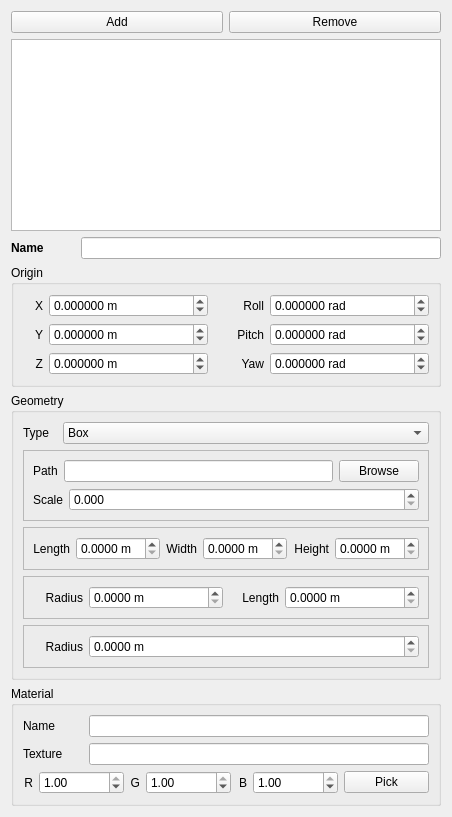
     <widget class="QWidget" name="VisualTab">
      <attribute name="title">
       <string>Visual</string>
      </attribute>
      <layout class="QVBoxLayout">
       <item>
        <layout class="QHBoxLayout">
         <item>
          <widget class="QPushButton" name="AddVisualButton">
           <property name="text">
            <string>Add</string>
           </property>
          </widget>
         </item>
         <item>
          <widget class="QPushButton" name="RemoveVisualButton">
           <property name="text">
            <string>Remove</string>
           </property>
          </widget>
         </item>
        </layout>
       </item>
       <item>
        <widget class="QListWidget" name="VisualListWidget"/>
       </item>
       <item>
        <layout class="QHBoxLayout">
         <item>
          <widget class="QLabel" name="label_46">
           <property name="minimumSize">
            <size>
             <width>64</width>
             <height>0</height>
            </size>
           </property>
           <property name="font">
            <font>
             <weight>75</weight>
             <bold>true</bold>
            </font>
           </property>
           <property name="text">
            <string>Name</string>
           </property>
          </widget>
         </item>
         <item>
          <widget class="QLineEdit" name="VisualNameLineEdit"/>
         </item>
        </layout>
       </item>
       <item>
        <widget class="QGroupBox" name="VisualOriginGroupBox">
         <property name="enabled">
          <bool>true</bool>
         </property>
         <property name="title">
          <string>Origin</string>
         </property>
         <layout class="QGridLayout" name="gridLayout_2">
          <item row="1" column="2">
           <widget class="QLabel" name="label_2">
            <property name="maximumSize">
             <size>
              <width>50</width>
              <height>16777215</height>
             </size>
            </property>
            <property name="layoutDirection">
             <enum>Qt::LeftToRight</enum>
            </property>
            <property name="text">
             <string>Pitch</string>
            </property>
            <property name="alignment">
             <set>Qt::AlignRight|Qt::AlignTrailing|Qt::AlignVCenter</set>
            </property>
           </widget>
          </item>
          <item row="1" column="3">
           <widget class="QDoubleSpinBox" name="VisualOriginPitchSpinBox">
            <property name="suffix">
             <string> rad</string>
            </property>
            <property name="decimals">
             <number>6</number>
            </property>
            <property name="minimum">
             <double>-3.141592000000000</double>
            </property>
            <property name="maximum">
             <double>3.141592000000000</double>
            </property>
            <property name="singleStep">
             <double>0.010000000000000</double>
            </property>
           </widget>
          </item>
          <item row="2" column="0">
           <widget class="QLabel" name="label_6">
            <property name="maximumSize">
             <size>
              <width>20</width>
              <height>16777215</height>
             </size>
            </property>
            <property name="layoutDirection">
             <enum>Qt::LeftToRight</enum>
            </property>
            <property name="text">
             <string>Z</string>
            </property>
            <property name="alignment">
             <set>Qt::AlignRight|Qt::AlignTrailing|Qt::AlignVCenter</set>
            </property>
           </widget>
          </item>
          <item row="0" column="3">
           <widget class="QDoubleSpinBox" name="VisualOriginRollSpinBox">
            <property name="suffix">
             <string> rad</string>
            </property>
            <property name="decimals">
             <number>6</number>
            </property>
            <property name="minimum">
             <double>-3.141592000000000</double>
            </property>
            <property name="maximum">
             <double>3.141592000000000</double>
            </property>
            <property name="singleStep">
             <double>0.010000000000000</double>
            </property>
           </widget>
          </item>
          <item row="1" column="0">
           <widget class="QLabel" name="label_5">
            <property name="maximumSize">
             <size>
              <width>20</width>
              <height>16777215</height>
             </size>
            </property>
            <property name="layoutDirection">
             <enum>Qt::LeftToRight</enum>
            </property>
            <property name="text">
             <string>Y</string>
            </property>
            <property name="alignment">
             <set>Qt::AlignRight|Qt::AlignTrailing|Qt::AlignVCenter</set>
            </property>
           </widget>
          </item>
          <item row="1" column="1">
           <widget class="QDoubleSpinBox" name="VisualOriginYSpinBox">
            <property name="suffix">
             <string> m</string>
            </property>
            <property name="decimals">
             <number>6</number>
            </property>
            <property name="minimum">
             <double>-10000.000000000000000</double>
            </property>
            <property name="maximum">
             <double>10000.000000000000000</double>
            </property>
            <property name="singleStep">
             <double>0.001000000000000</double>
            </property>
           </widget>
          </item>
          <item row="0" column="2">
           <widget class="QLabel" name="VisualOriginRollLabel">
            <property name="maximumSize">
             <size>
              <width>50</width>
              <height>16777215</height>
             </size>
            </property>
            <property name="layoutDirection">
             <enum>Qt::LeftToRight</enum>
            </property>
            <property name="text">
             <string>Roll</string>
            </property>
            <property name="alignment">
             <set>Qt::AlignRight|Qt::AlignTrailing|Qt::AlignVCenter</set>
            </property>
           </widget>
          </item>
          <item row="2" column="1">
           <widget class="QDoubleSpinBox" name="VisualOriginZSpinBox">
            <property name="suffix">
             <string> m</string>
            </property>
            <property name="decimals">
             <number>6</number>
            </property>
            <property name="minimum">
             <double>-10000.000000000000000</double>
            </property>
            <property name="maximum">
             <double>10000.000000000000000</double>
            </property>
            <property name="singleStep">
             <double>0.001000000000000</double>
            </property>
           </widget>
          </item>
          <item row="2" column="2">
           <widget class="QLabel" name="label_3">
            <property name="maximumSize">
             <size>
              <width>50</width>
              <height>16777215</height>
             </size>
            </property>
            <property name="layoutDirection">
             <enum>Qt::LeftToRight</enum>
            </property>
            <property name="text">
             <string>Yaw</string>
            </property>
            <property name="alignment">
             <set>Qt::AlignRight|Qt::AlignTrailing|Qt::AlignVCenter</set>
            </property>
           </widget>
          </item>
          <item row="2" column="3">
           <widget class="QDoubleSpinBox" name="VisualOriginYawSpinBox">
            <property name="suffix">
             <string> rad</string>
            </property>
            <property name="decimals">
             <number>6</number>
            </property>
            <property name="minimum">
             <double>-3.141592000000000</double>
            </property>
            <property name="maximum">
             <double>3.141592000000000</double>
            </property>
            <property name="singleStep">
             <double>0.010000000000000</double>
            </property>
           </widget>
          </item>
          <item row="0" column="1">
           <widget class="QDoubleSpinBox" name="VisualOriginXSpinBox">
            <property name="suffix">
             <string> m</string>
            </property>
            <property name="decimals">
             <number>6</number>
            </property>
            <property name="minimum">
             <double>-10000.000000000000000</double>
            </property>
            <property name="maximum">
             <double>10000.000000000000000</double>
            </property>
            <property name="singleStep">
             <double>0.001000000000000</double>
            </property>
           </widget>
          </item>
          <item row="0" column="0">
           <widget class="QLabel" name="label_16">
            <property name="maximumSize">
             <size>
              <width>20</width>
              <height>16777215</height>
             </size>
            </property>
            <property name="layoutDirection">
             <enum>Qt::LeftToRight</enum>
            </property>
            <property name="text">
             <string>X</string>
            </property>
            <property name="alignment">
             <set>Qt::AlignRight|Qt::AlignTrailing|Qt::AlignVCenter</set>
            </property>
           </widget>
          </item>
         </layout>
        </widget>
       </item>
       <item>
        <widget class="QGroupBox" name="VisualGeometryGroupBox">
         <property name="enabled">
          <bool>true</bool>
         </property>
         <property name="title">
          <string>Geometry</string>
         </property>
         <layout class="QGridLayout" name="gridLayout_3">
          <item row="2" column="0" colspan="2">
           <widget class="QFrame" name="VisualGeometryBoxTypeFrame">
            <property name="frameShape">
             <enum>QFrame::StyledPanel</enum>
            </property>
            <property name="frameShadow">
             <enum>QFrame::Raised</enum>
            </property>
            <layout class="QHBoxLayout">
             <item>
              <widget class="QLabel" name="label_8">
               <property name="maximumSize">
                <size>
                 <width>50</width>
                 <height>16777215</height>
                </size>
               </property>
               <property name="layoutDirection">
                <enum>Qt::LeftToRight</enum>
               </property>
               <property name="text">
                <string>Length</string>
               </property>
               <property name="alignment">
                <set>Qt::AlignRight|Qt::AlignTrailing|Qt::AlignVCenter</set>
               </property>
              </widget>
             </item>
             <item>
              <widget class="QDoubleSpinBox" name="VisualGeometryBoxLengthSpinBox">
               <property name="suffix">
                <string> m</string>
               </property>
               <property name="decimals">
                <number>4</number>
               </property>
               <property name="singleStep">
                <double>0.001000000000000</double>
               </property>
              </widget>
             </item>
             <item>
              <widget class="QLabel" name="label_4">
               <property name="maximumSize">
                <size>
                 <width>50</width>
                 <height>16777215</height>
                </size>
               </property>
               <property name="layoutDirection">
                <enum>Qt::LeftToRight</enum>
               </property>
               <property name="text">
                <string>Width</string>
               </property>
               <property name="alignment">
                <set>Qt::AlignRight|Qt::AlignTrailing|Qt::AlignVCenter</set>
               </property>
              </widget>
             </item>
             <item>
              <widget class="QDoubleSpinBox" name="VisualGeometryBoxWidthSpinBox">
               <property name="suffix">
                <string> m</string>
               </property>
               <property name="decimals">
                <number>4</number>
               </property>
               <property name="singleStep">
                <double>0.001000000000000</double>
               </property>
              </widget>
             </item>
             <item>
              <widget class="QLabel" name="label_9">
               <property name="maximumSize">
                <size>
                 <width>50</width>
                 <height>16777215</height>
                </size>
               </property>
               <property name="layoutDirection">
                <enum>Qt::LeftToRight</enum>
               </property>
               <property name="text">
                <string>Height</string>
               </property>
               <property name="alignment">
                <set>Qt::AlignRight|Qt::AlignTrailing|Qt::AlignVCenter</set>
               </property>
              </widget>
             </item>
             <item>
              <widget class="QDoubleSpinBox" name="VisualGeometryBoxHeightSpinBox">
               <property name="suffix">
                <string> m</string>
               </property>
               <property name="decimals">
                <number>4</number>
               </property>
               <property name="singleStep">
                <double>0.001000000000000</double>
               </property>
              </widget>
             </item>
            </layout>
           </widget>
          </item>
          <item row="0" column="1">
           <widget class="QComboBox" name="VisualGeometryTypeComboBox">
            <item>
             <property name="text">
              <string>Box</string>
             </property>
            </item>
            <item>
             <property name="text">
              <string>Cylinder</string>
             </property>
            </item>
            <item>
             <property name="text">
              <string>Sphere</string>
             </property>
            </item>
            <item>
             <property name="text">
              <string>Mesh</string>
             </property>
            </item>
           </widget>
          </item>
          <item row="0" column="0">
           <widget class="QLabel" name="label_7">
            <property name="maximumSize">
             <size>
              <width>34</width>
              <height>16777215</height>
             </size>
            </property>
            <property name="text">
             <string>Type</string>
            </property>
           </widget>
          </item>
          <item row="4" column="0" colspan="2">
           <widget class="QFrame" name="VisualGeometrySphereTypeFrame">
            <property name="frameShape">
             <enum>QFrame::StyledPanel</enum>
            </property>
            <property name="frameShadow">
             <enum>QFrame::Raised</enum>
            </property>
            <layout class="QHBoxLayout">
             <item>
              <widget class="QLabel" name="label_12">
               <property name="maximumSize">
                <size>
                 <width>50</width>
                 <height>16777215</height>
                </size>
               </property>
               <property name="layoutDirection">
                <enum>Qt::LeftToRight</enum>
               </property>
               <property name="text">
                <string>Radius</string>
               </property>
               <property name="alignment">
                <set>Qt::AlignRight|Qt::AlignTrailing|Qt::AlignVCenter</set>
               </property>
              </widget>
             </item>
             <item>
              <widget class="QDoubleSpinBox" name="VisualGeometrySphereRadiusSpinBox">
               <property name="suffix">
                <string> m</string>
               </property>
               <property name="decimals">
                <number>4</number>
               </property>
               <property name="singleStep">
                <double>0.001000000000000</double>
               </property>
              </widget>
             </item>
            </layout>
           </widget>
          </item>
          <item row="3" column="0" colspan="2">
           <widget class="QFrame" name="VisualGeometryCylinderTypeFrame">
            <property name="frameShape">
             <enum>QFrame::StyledPanel</enum>
            </property>
            <property name="frameShadow">
             <enum>QFrame::Raised</enum>
            </property>
            <layout class="QHBoxLayout">
             <item>
              <widget class="QLabel" name="label_10">
               <property name="maximumSize">
                <size>
                 <width>50</width>
                 <height>16777215</height>
                </size>
               </property>
               <property name="layoutDirection">
                <enum>Qt::LeftToRight</enum>
               </property>
               <property name="text">
                <string>Radius</string>
               </property>
               <property name="alignment">
                <set>Qt::AlignRight|Qt::AlignTrailing|Qt::AlignVCenter</set>
               </property>
              </widget>
             </item>
             <item>
              <widget class="QDoubleSpinBox" name="VisualGeometryCylinderRadiusSpinBox">
               <property name="suffix">
                <string> m</string>
               </property>
               <property name="decimals">
                <number>4</number>
               </property>
               <property name="singleStep">
                <double>0.001000000000000</double>
               </property>
              </widget>
             </item>
             <item>
              <widget class="QLabel" name="label_11">
               <property name="maximumSize">
                <size>
                 <width>50</width>
                 <height>16777215</height>
                </size>
               </property>
               <property name="layoutDirection">
                <enum>Qt::LeftToRight</enum>
               </property>
               <property name="text">
                <string>Length</string>
               </property>
               <property name="alignment">
                <set>Qt::AlignRight|Qt::AlignTrailing|Qt::AlignVCenter</set>
               </property>
              </widget>
             </item>
             <item>
              <widget class="QDoubleSpinBox" name="VisualGeometryCylinderLengthSpinBox">
               <property name="suffix">
                <string> m</string>
               </property>
               <property name="decimals">
                <number>4</number>
               </property>
               <property name="singleStep">
                <double>0.001000000000000</double>
               </property>
              </widget>
             </item>
            </layout>
           </widget>
          </item>
          <item row="1" column="0" colspan="2">
           <widget class="QFrame" name="VisualGeometryMeshTypeFrame">
            <property name="frameShape">
             <enum>QFrame::StyledPanel</enum>
            </property>
            <property name="frameShadow">
             <enum>QFrame::Raised</enum>
            </property>
            <layout class="QVBoxLayout">
             <item>
              <layout class="QHBoxLayout">
               <item>
                <widget class="QLabel" name="VisualGeometryMeshPathLabel">
                 <property name="sizePolicy">
                  <sizepolicy hsizetype="Preferred" vsizetype="Preferred">
                   <horstretch>0</horstretch>
                   <verstretch>0</verstretch>
                  </sizepolicy>
                 </property>
                 <property name="maximumSize">
                  <size>
                   <width>16777215</width>
                   <height>16777215</height>
                  </size>
                 </property>
                 <property name="text">
                  <string>Path</string>
                 </property>
                </widget>
               </item>
               <item>
                <widget class="QLineEdit" name="VisualGeometryMeshPathLineEdit">
                 <property name="enabled">
                  <bool>true</bool>
                 </property>
                 <property name="focusPolicy">
                  <enum>Qt::NoFocus</enum>
                 </property>
                 <property name="readOnly">
                  <bool>true</bool>
                 </property>
                </widget>
               </item>
               <item>
                <widget class="QPushButton" name="VisualGeometryMeshBrowseButton">
                 <property name="text">
                  <string>Browse</string>
                 </property>
                </widget>
               </item>
              </layout>
             </item>
             <item>
              <layout class="QHBoxLayout">
               <item>
                <widget class="QLabel" name="VisualGeometryMeshScaleLabel">
                 <property name="sizePolicy">
                  <sizepolicy hsizetype="Preferred" vsizetype="Preferred">
                   <horstretch>0</horstretch>
                   <verstretch>0</verstretch>
                  </sizepolicy>
                 </property>
                 <property name="maximumSize">
                  <size>
                   <width>50</width>
                   <height>16777215</height>
                  </size>
                 </property>
                 <property name="layoutDirection">
                  <enum>Qt::LeftToRight</enum>
                 </property>
                 <property name="text">
                  <string>Scale</string>
                 </property>
                </widget>
               </item>
               <item>
                <widget class="QDoubleSpinBox" name="VisualGeometryMeshScaleSpinBox">
                 <property name="sizePolicy">
                  <sizepolicy hsizetype="Expanding" vsizetype="Fixed">
                   <horstretch>0</horstretch>
                   <verstretch>0</verstretch>
                  </sizepolicy>
                 </property>
                 <property name="focusPolicy">
                  <enum>Qt::WheelFocus</enum>
                 </property>
                 <property name="decimals">
                  <number>3</number>
                 </property>
                 <property name="maximum">
                  <double>1000.000000000000000</double>
                 </property>
                 <property name="singleStep">
                  <double>0.001000000000000</double>
                 </property>
                </widget>
               </item>
              </layout>
             </item>
            </layout>
           </widget>
          </item>
         </layout>
        </widget>
       </item>
       <item>
        <widget class="QGroupBox" name="VisualMaterialGroupBox">
         <property name="enabled">
          <bool>true</bool>
         </property>
         <property name="title">
          <string>Material</string>
         </property>
         <layout class="QVBoxLayout">
          <item>
           <layout class="QHBoxLayout">
            <item>
             <widget class="QLabel" name="label_15">
              <property name="minimumSize">
               <size>
                <width>60</width>
                <height>0</height>
               </size>
              </property>
              <property name="maximumSize">
               <size>
                <width>40</width>
                <height>28</height>
               </size>
              </property>
              <property name="text">
               <string>Name</string>
              </property>
             </widget>
            </item>
            <item>
             <widget class="QLineEdit" name="MaterialNameLineEdit"/>
            </item>
           </layout>
          </item>
          <item>
           <layout class="QHBoxLayout">
            <item>
             <widget class="QLabel" name="label_42">
              <property name="minimumSize">
               <size>
                <width>60</width>
                <height>0</height>
               </size>
              </property>
              <property name="maximumSize">
               <size>
                <width>40</width>
                <height>28</height>
               </size>
              </property>
              <property name="text">
               <string>Texture</string>
              </property>
             </widget>
            </item>
            <item>
             <widget class="QLineEdit" name="MaterialTexturePathLineEdit"/>
            </item>
           </layout>
          </item>
          <item>
           <layout class="QHBoxLayout">
            <item>
             <widget class="QLabel" name="label_17">
              <property name="maximumSize">
               <size>
                <width>10</width>
                <height>16777215</height>
               </size>
              </property>
              <property name="layoutDirection">
               <enum>Qt::LeftToRight</enum>
              </property>
              <property name="text">
               <string>R</string>
              </property>
              <property name="alignment">
               <set>Qt::AlignRight|Qt::AlignTrailing|Qt::AlignVCenter</set>
              </property>
             </widget>
            </item>
            <item>
             <widget class="QDoubleSpinBox" name="MaterialColorRedSpinBox">
              <property name="maximum">
               <double>1.000000000000000</double>
              </property>
              <property name="singleStep">
               <double>0.001000000000000</double>
              </property>
              <property name="value">
               <double>1.000000000000000</double>
              </property>
             </widget>
            </item>
            <item>
             <widget class="QLabel" name="label_18">
              <property name="maximumSize">
               <size>
                <width>10</width>
                <height>16777215</height>
               </size>
              </property>
              <property name="layoutDirection">
               <enum>Qt::LeftToRight</enum>
              </property>
              <property name="text">
               <string>G</string>
              </property>
              <property name="alignment">
               <set>Qt::AlignRight|Qt::AlignTrailing|Qt::AlignVCenter</set>
              </property>
             </widget>
            </item>
            <item>
             <widget class="QDoubleSpinBox" name="MaterialColorGreenSpinBox">
              <property name="maximum">
               <double>1.000000000000000</double>
              </property>
              <property name="singleStep">
               <double>0.001000000000000</double>
              </property>
              <property name="value">
               <double>1.000000000000000</double>
              </property>
             </widget>
            </item>
            <item>
             <widget class="QLabel" name="label_19">
              <property name="maximumSize">
               <size>
                <width>10</width>
                <height>16777215</height>
               </size>
              </property>
              <property name="layoutDirection">
               <enum>Qt::LeftToRight</enum>
              </property>
              <property name="text">
               <string>B</string>
              </property>
              <property name="alignment">
               <set>Qt::AlignRight|Qt::AlignTrailing|Qt::AlignVCenter</set>
              </property>
             </widget>
            </item>
            <item>
             <widget class="QDoubleSpinBox" name="MaterialColorBlueSpinBox">
              <property name="maximum">
               <double>1.000000000000000</double>
              </property>
              <property name="singleStep">
               <double>0.001000000000000</double>
              </property>
              <property name="value">
               <double>1.000000000000000</double>
              </property>
             </widget>
            </item>
            <item>
             <widget class="QPushButton" name="MaterialColorPickButton">
              <property name="text">
               <string>Pick</string>
              </property>
             </widget>
            </item>
           </layout>
          </item>
         </layout>
        </widget>
       </item>
      </layout>
     </widget>
